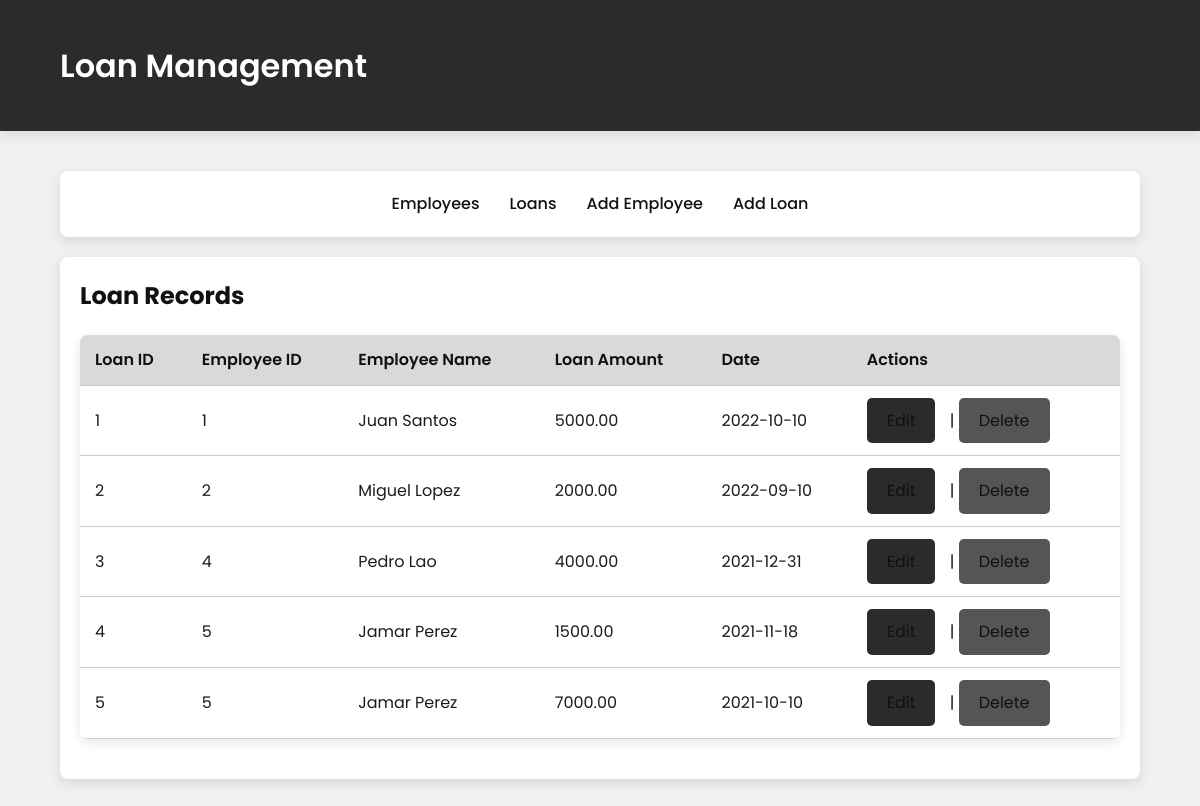
Page /loans.php on the committed database.
### tables this page shows
CREATE TABLE `loan` (
  `LoanID` int(11) NOT NULL,
  `Eid` int(11) DEFAULT NULL,
  `LoanAmount` decimal(10,2) DEFAULT NULL,
  `Date` date DEFAULT NULL
);

CREATE TABLE `employeeinfo` (
  `Eid` int(11) NOT NULL,
  `Name` varchar(100) DEFAULT NULL,
  `Position` varchar(50) DEFAULT NULL,
  `Salary` decimal(10,2) DEFAULT NULL,
  `Age` int(11) DEFAULT NULL,
  `Address` varchar(100) DEFAULT NULL,
  `DeptCode` varchar(10) DEFAULT NULL
);

### loans.php (the view, shortened to what this page needs)
<?php include 'config.php'; ?>
<!DOCTYPE html>
<html>
<head>
    <link rel="stylesheet" href="style.css">
</head>
<body>
    <header>
        <div class="container">
            <div class="header-content">
                <h1>Loan Management</h1>
            </div>
        </div>
    </header>
    <div class="container">
        <div class="nav">
            <a href="index.php">Employees</a>
            <a href="loans.php">Loans</a>
            <a href="add_employee.php">Add Employee</a>
            <a href="add_loan.php">Add Loan</a>
        </div>
        <div class="card">
            <h2>Loan Records</h2>
            <table>
                <thead>
                    <tr>
                        <th>Loan ID</th>
                        <th>Employee ID</th>
                        <th>Employee Name</th>
                        <th>Loan Amount</th>
                        <th>Date</th>
                        <th>Actions</th>
                    </tr>
                </thead>
                <tbody>
                    <?php
                    $sql = "SELECT l.*, e.Name
                            FROM Loan l
                            LEFT JOIN EmployeeInfo e ON l.Eid = e.Eid";
                    $result = $conn->query($sql);
                    if ($result->num_rows > 0) {
                        while($row = $result->fetch_assoc()) {
                            echo "<tr>
                                <td>".$row["LoanID"]."</td>
                                <td>".$row["Eid"]."</td>
                                <td>".$row["Name"]."</td>
                                <td>".$row["LoanAmount"]."</td>
                                <td>".$row["Date"]."</td>
                               <td class='action-links'>
    <a href='edit_employee.php?id=".$row["Eid"]."' class='btn'>Edit</a> |
    <a href='delete_employee.php?id=".$row["Eid"]."' class='btn btn-danger' onclick='return confirm(\"Are you sure?\");'>Delete</a>
</td>
                            </tr>";
                        }
                    } else {
                        echo "<tr><td colspan='6' class='empty-message'>No loan records found</td></tr>";
                    }
                    ?>
                </tbody>
            </table>
        </div>
    </div>
</body>
</html>

### style.css (style rules this page uses)
:root { --primary: #2b2b2b; --primary-light: #d9d9d9; --primary-dark: #111111; --accent: #555555; --text: #1c1c1c; --text-light: #666666; --background: #f0f0f0; --card-bg: #ffffff; --border: #cccccc; --shadow: rgba(0, 0, 0, 0.1); }
body { font-family: 'Poppins', 'Segoe UI', Tahoma, Geneva, Verdana, sans-serif; background-color: var(--background); color: var(--text); margin: 0; padding: 0; line-height: 1.6; }
.container { width: 90%; max-width: 1200px; margin: 0 auto; padding: 20px; }
header { background-color: var(--primary); color: white; padding: 20px 0; box-shadow: 0 4px 12px var(--shadow); }
.header-content { display: flex; justify-content: space-between; align-items: center; }
h1, h2, h3 { color: var(--primary-dark); margin-top: 0; }
header h1 { color: white; margin: 0; font-weight: 600; }
.nav { display: flex; justify-content: center; background-color: white; padding: 15px 0; border-radius: 8px; box-shadow: 0 4px 12px var(--shadow); margin: 20px 0; }
.nav a { margin: 0 15px; text-decoration: none; color: var(--primary-dark); font-weight: 500; position: relative; padding: 5px 0; transition: all 0.3s ease; }
.nav a::after { content: ''; position: absolute; bottom: 0; left: 0; width: 0; height: 2px; background-color: var(--accent); transition: width 0.3s ease; }
.card { background-color: var(--card-bg); border-radius: 8px; box-shadow: 0 4px 12px var(--shadow); padding: 20px; margin-bottom: 20px; }
table { border-collapse: collapse; width: 100%; margin-bottom: 20px; background-color: var(--card-bg); border-radius: 8px; overflow: hidden; box-shadow: 0 4px 12px var(--shadow); }
th, td { padding: 12px 15px; text-align: left; border-bottom: 1px solid var(--border); }
th { background-color: var(--primary-light); color: var(--primary-dark); font-weight: 600; }
.btn { display: inline-block; padding: 10px 20px; background-color: var(--primary); color: white; border: none; border-radius: 5px; font-size: 16px; cursor: pointer; text-decoration: none; transition: background-color 0.3s ease, transform 0.2s ease; }
.btn-danger { background-color: var(--accent); }
.action-links a { margin-right: 10px; color: var(--primary-dark); text-decoration: none; }

### rows in the picture
loan: LoanID "1", Eid "1", Eid.Name "Juan Santos", LoanAmount "5000.00", Date "2022-10-10"
loan: LoanID "2", Eid "2", Eid.Name "Miguel Lopez", LoanAmount "2000.00", Date "2022-09-10"
loan: LoanID "3", Eid "4", Eid.Name "Pedro Lao", LoanAmount "4000.00", Date "2021-12-31"
loan: LoanID "4", Eid "5", Eid.Name "Jamar Perez", LoanAmount "1500.00", Date "2021-11-18"
loan: LoanID "5", Eid "5", Eid.Name "Jamar Perez", LoanAmount "7000.00", Date "2021-10-10"
